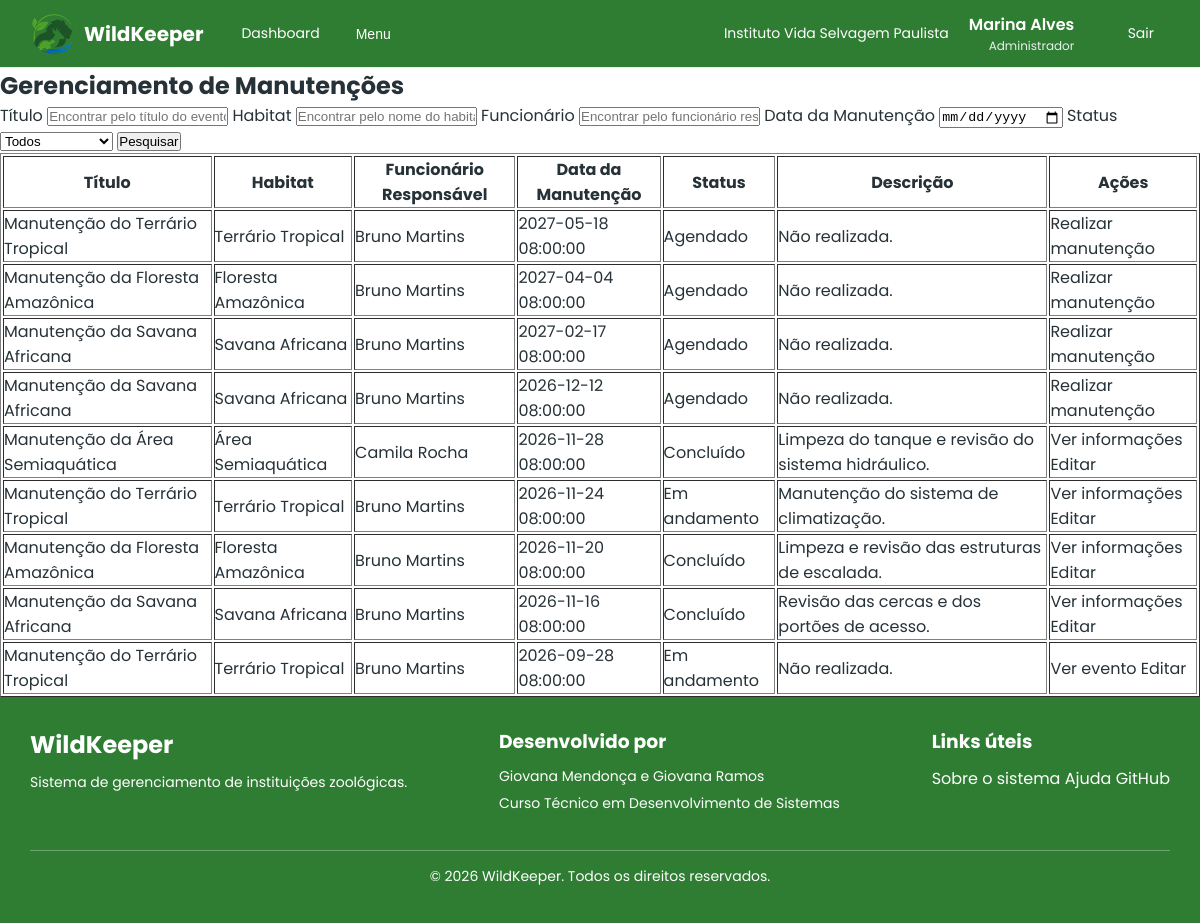
Screenshot of /src/manutencoes/index.php (signed in) with the database file from the repository.
### tables this page shows
CREATE TABLE

    IF NOT EXISTS eventos (

        id INT PRIMARY KEY AUTO_INCREMENT,

        titulo VARCHAR(255) NOT NULL,

        descricao TEXT,

        tipo ENUM (

            'Consulta',

            'Vacinação',
'Manutenção',

            'Transferência',

            'Outro'

        ) NOT NULL,

        data_inicio DATETIME NOT NULL,

        data_fim DATETIME NOT NULL,

        animal_id INT DEFAULT NULL,

        habitat_id INT DEFAULT NULL,

        funcionario_id INT NOT NULL,

        status ENUM (

            'Agendado',

            'Em andamento',

            'Concluído',

            'Cancelado'

        ) NOT NULL DEFAULT 'Agendado',

        instituicao_id INT NOT NULL,

        FOREIGN KEY (animal_id) REFERENCES animais (id),

        FOREIGN KEY (habitat_id) REFERENCES habitats (id),

        FOREIGN KEY (funcionario_id) REFERENCES users (id),

        FOREIGN KEY (instituicao_id) REFERENCES instituicoes (id),
        CONSTRAINT chk_eventos_associacoes CHECK (
            (tipo IN ('Consulta', 'Vacinação') AND animal_id IS NOT NULL)
            OR (tipo = 'Manutenção' AND habitat_id IS NOT NULL)
            OR (tipo = 'Transferência' AND animal_id IS NOT NULL AND habitat_id IS NOT NULL)
            OR (tipo = 'Outro')
        ),

        created_at TIMESTAMP DEFAULT CURRENT_TIMESTAMP,

        updated_at TIMESTAMP DEFAULT CURRENT_TIMESTAMP ON UPDATE CURRENT_TIMESTAMP

    );

CREATE TABLE

    IF NOT EXISTS habitats (

        id INT PRIMARY KEY AUTO_INCREMENT,

        nome VARCHAR(50) NOT NULL,

        descricao TEXT NOT NULL,

        bioma VARCHAR(50) NOT NULL,

        temperatura DECIMAL(5, 2) NOT NULL,  

        umidade DECIMAL(5, 2) NOT NULL,  

        capacidade INT NOT NULL,  

        status ENUM ('Ativo', 'Em manutenção', 'Interditado') DEFAULT 'Ativo',

        instituicao_id INT NOT NULL,

        FOREIGN KEY (instituicao_id) REFERENCES instituicoes (id),

        created_at TIMESTAMP DEFAULT CURRENT_TIMESTAMP,

        updated_at TIMESTAMP DEFAULT CURRENT_TIMESTAMP ON UPDATE CURRENT_TIMESTAMP

    );

CREATE TABLE

    IF NOT EXISTS users (

        id INT PRIMARY KEY AUTO_INCREMENT,

        nome VARCHAR(100) NOT NULL,

        cpf VARCHAR(14) NOT NULL UNIQUE,

        data_nascimento DATE NOT NULL,

        genero ENUM (

            'Masculino',

            'Feminino',

            'Não-binário',

            'Outro',

            'Prefiro não informar'

        ) NOT NULL,

        telefone VARCHAR(20) NOT NULL UNIQUE,

        email VARCHAR(100) NOT NULL UNIQUE,

        senha_hash VARCHAR(255) NOT NULL,

        cargo_id INT NOT NULL,

        status ENUM ('Ativo', 'Férias', 'Afastado', 'Desligado') DEFAULT 'Ativo',

        instituicao_id INT NOT NULL,

        FOREIGN KEY (cargo_id) REFERENCES cargos (id),

        FOREIGN KEY (instituicao_id) REFERENCES instituicoes (id),

        created_at TIMESTAMP DEFAULT CURRENT_TIMESTAMP,

        updated_at TIMESTAMP DEFAULT CURRENT_TIMESTAMP ON UPDATE CURRENT_TIMESTAMP

    );

CREATE TABLE

    IF NOT EXISTS manutencao_habitats (

        id INT PRIMARY KEY AUTO_INCREMENT,

        descricao TEXT NOT NULL,

        evento_id INT NOT NULL UNIQUE,

        FOREIGN KEY (evento_id) REFERENCES eventos (id),

        created_at TIMESTAMP DEFAULT CURRENT_TIMESTAMP,

        updated_at TIMESTAMP DEFAULT CURRENT_TIMESTAMP ON UPDATE CURRENT_TIMESTAMP

    );

### src/manutencoes/index.php (the view, shortened to what this page needs)
<?php
include "../includes/autenticacao.php";
$titulo = trim($_GET['titulo'] ?? "");
$nomeHabitat = trim($_GET['nome_habitat'] ?? "");
$nomeFuncionario = trim($_GET['nome_funcionario'] ?? "");
$dataManutencao = trim($_GET['data_manutencao'] ?? "");
$sql = "SELECT
    eventos.id AS evento_id,
    eventos.titulo,
    eventos.descricao AS evento_descricao,
    eventos.data_inicio,
    eventos.data_fim,
    eventos.status AS evento_status,
    habitats.id AS habitat_id,
    habitats.nome AS habitat_nome,
    users.id AS funcionario_id,
    users.nome AS funcionario_nome,
    manutencao_habitats.id AS manutencao_id,
    manutencao_habitats.descricao AS manutencao_descricao
FROM eventos
INNER JOIN habitats ON eventos.habitat_id = habitats.id
INNER JOIN users ON eventos.funcionario_id = users.id
LEFT JOIN manutencao_habitats
    ON manutencao_habitats.evento_id = eventos.id
WHERE eventos.tipo = 'Manutenção'
AND eventos.instituicao_id = ?";
$params = [
    $_SESSION['instituicao_id']
];
$types = "i";
$sql .= " ORDER BY eventos.data_inicio DESC";
$stmt = $conexao->prepare($sql);
$stmt->bind_param($types, ...$params);
$stmt->execute();
$result = $stmt->get_result();
?>
<!DOCTYPE html>
<html lang="pt-br">
<head>
    <link rel="stylesheet" href="../../assets/css/reset.css">
    <link rel="stylesheet" href="../../assets/css/dashboard_global.css">
    <link rel="stylesheet" href="../../assets/css/tabela.css">
</head>
<body>
    <?php include "../includes/dashboard-header.php" ?>
    <main>
        <section>
            <h1>Gerenciamento de Manutenções</h1>
            <form action="index.php" method="get">
                <label for="titulo">Título</label>
                <input type="text" data-pesquisa="titulo" data-campos="titulo" name="titulo" id="titulo" placeholder="Encontrar pelo título do evento" value="<?= htmlspecialchars($titulo) ?>">
                <label for="nome_habitat">Habitat</label>
                <input type="text" data-pesquisa="nome_habitat" data-campos="nome_habitat" name="nome_habitat" id="nome_habitat" placeholder="Encontrar pelo nome do habitat" value="<?= htmlspecialchars($nomeHabitat) ?>">
                <label for="nome_funcionario">Funcionário</label>
                <input type="text" data-pesquisa="nome_funcionario" data-campos="nome_funcionario" name="nome_funcionario" id="nome_funcionario" placeholder="Encontrar pelo funcionário responsável" value="<?= htmlspecialchars($nomeFuncionario) ?>">
                <label for="data_manutencao">Data da Manutenção</label>
                <input type="date" name="data_manutencao" id="data_manutencao" value="<?= htmlspecialchars($dataManutencao) ?>">
                <label for="status">Status</label>
                <select name="status" id="status">
                    <option value="">Todos</option>
                </select>
                <button type="submit">Pesquisar</button>
            </form>
            <table border="1" id="tabela">
                <thead>
                    <tr>
                        <th>Título</th>
                        <th>Habitat</th>
                        <th>Funcionário Responsável</th>
                        <th>Data da Manutenção</th>
                        <th>Status</th>
                        <th>Descrição</th>
                        <th>Ações</th>
                    </tr>
                </thead>
                <tbody>
                    <?php if ($result->num_rows > 0): ?>
                        <?php while ($manutencao = $result->fetch_assoc()): ?>
                            <tr>
                                <td data-campo="titulo">
                                    <?= htmlspecialchars($manutencao['titulo']) ?>
                                </td>
                                <td data-campo="nome_habitat">
                                    <?= htmlspecialchars($manutencao['habitat_nome']) ?>
                                </td>
                                <td data-campo="nome_funcionario">
                                    <?= htmlspecialchars($manutencao['funcionario_nome']) ?>
                                </td>
                                <td>
                                    <?= htmlspecialchars($manutencao['data_inicio']) ?>
                                </td>
                                <td>
                                    <?= htmlspecialchars($manutencao['evento_status']) ?>
                                </td>
                                <td>
                                    <?php if ($manutencao['manutencao_id']): ?>
                                        <?= htmlspecialchars($manutencao['manutencao_descricao']) ?>
                                    <?php else: ?>
                                        Não realizada.
                                    <?php endif; ?>
                                </td>
                                <td>
                                    <?php if ($manutencao['evento_status'] == 'Agendado' && !$manutencao['manutencao_id']): ?>
                                        <a href="realizar_manutencao.php?evento_id=<?= $manutencao['evento_id'] ?>">
                                            Realizar manutenção
                                        </a>
                                    <?php elseif ($manutencao['manutencao_id']): ?>
                                        <a href="mostrar_manutencao.php?id=<?= $manutencao['manutencao_id'] ?>">
                                            Ver informações
                                        </a>
                                        <a href="editar_manutencao.php?id=<?= $manutencao['manutencao_id'] ?>">
                                            Editar
                                        </a>
                                    <?php else: ?>
                                        <a href="../eventos/mostrar_evento.php?id=<?= $manutencao['evento_id'] ?>">
                                            Ver evento
                                        </a>
                                        <a href="editar_manutencao.php?id=<?= $manutencao['manutencao_id'] ?>">
                                            Editar
                                        </a>
                                    <?php endif; ?>
                                </td>
                            </tr>
                        <?php endwhile; ?>
                    <?php else: ?>
                        <tr>
                            <td colspan="7">Nenhuma manutenção encontrada.</td>
                        </tr>
                    <?php endif; ?>
                </tbody>
            </table>
        </section>
    </main>
    <?php include "../includes/dashboard-footer.php" ?>
</body>
</html>

### rows the page displays
eventos: titulo "Manutenção do Terrário Tropical", habitat.nome "Terrário Tropical", funcionario.nome "Bruno Martins", data_inicio "2027-05-18 08:00:00", status "Agendado", shows "Não realizada."
eventos: titulo "Manutenção da Floresta Amazônica", habitat.nome "Floresta Amazônica", funcionario.nome "Bruno Martins", data_inicio "2027-04-04 08:00:00", status "Agendado", shows "Não realizada."
eventos: titulo "Manutenção da Savana Africana", habitat.nome "Savana Africana", funcionario.nome "Bruno Martins", data_inicio "2027-02-17 08:00:00", status "Agendado", shows "Não realizada."
eventos: titulo "Manutenção da Savana Africana", habitat.nome "Savana Africana", funcionario.nome "Bruno Martins", data_inicio "2026-12-12 08:00:00", status "Agendado", shows "Não realizada."
eventos: titulo "Manutenção da Área Semiaquática", habitat.nome "Área Semiaquática", funcionario.nome "Camila Rocha", data_inicio "2026-11-28 08:00:00", status "Concluído", manutencao_habitats.descricao "Limpeza do tanque e revisão do sistema hidráulico."
eventos: titulo "Manutenção do Terrário Tropical", habitat.nome "Terrário Tropical", funcionario.nome "Bruno Martins", data_inicio "2026-11-24 08:00:00", status "Em andamento", manutencao_habitats.descricao "Manutenção do sistema de climatização."
eventos: titulo "Manutenção da Floresta Amazônica", habitat.nome "Floresta Amazônica", funcionario.nome "Bruno Martins", data_inicio "2026-11-20 08:00:00", status "Concluído", manutencao_habitats.descricao "Limpeza e revisão das estruturas de escalada."
eventos: titulo "Manutenção da Savana Africana", habitat.nome "Savana Africana", funcionario.nome "Bruno Martins", data_inicio "2026-11-16 08:00:00", status "Concluído", manutencao_habitats.descricao "Revisão das cercas e dos portões de acesso."
eventos: titulo "Manutenção do Terrário Tropical", habitat.nome "Terrário Tropical", funcionario.nome "Bruno Martins", data_inicio "2026-09-28 08:00:00", status "Em andamento", shows "Não realizada."

### other values shown
$_SESSION['instituicao_nome'] "Instituto Vida Selvagem Paulista"
$_SESSION['nome'] "Marina Alves"
$_SESSION['cargo_nome'] "Administrador"
